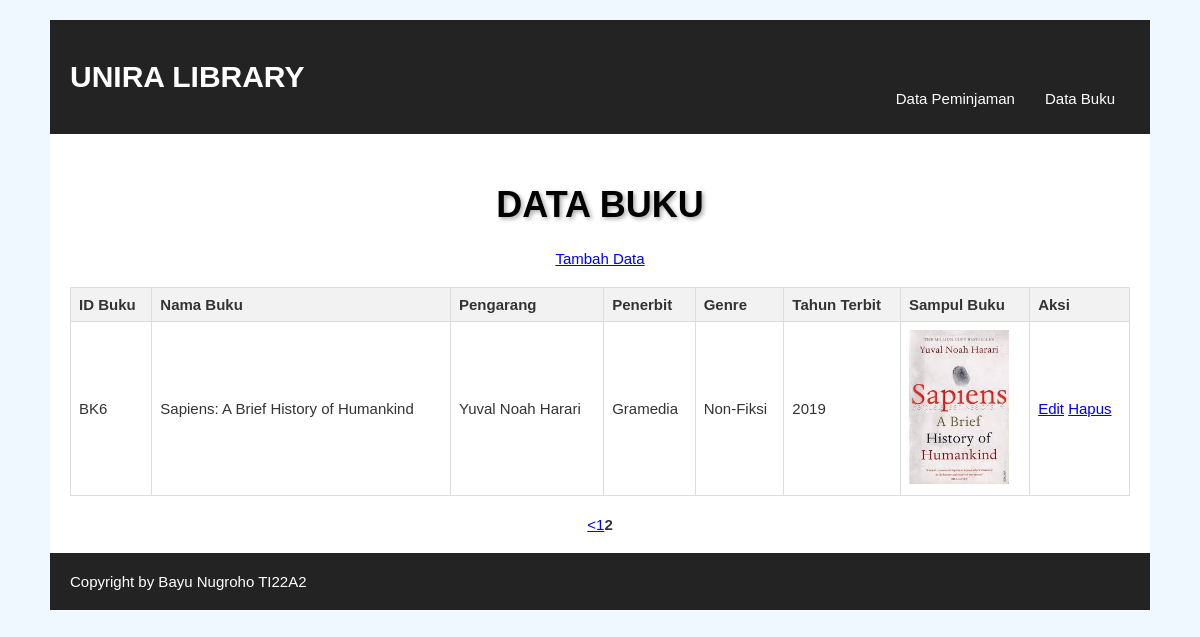
The page /buku/index/5 on the database its author committed.
### tables this page shows
CREATE TABLE `buku` (
  `id_buku` varchar(11) NOT NULL,
  `nama_buku` varchar(100) NOT NULL,
  `pengarang` varchar(100) NOT NULL,
  `penerbit` varchar(100) NOT NULL,
  `genre` varchar(20) NOT NULL,
  `tahun_terbit` int(11) NOT NULL,
  `sampul_buku` varchar(255) NOT NULL
);

### application/controllers/Buku.php (called while the page is built, shortened)
<?php
class Buku extends CI_Controller
{
    public function __construct(){
        $this->load->helper(array('url', 'form'));
        $this->load->model("m_buku");
        $this->load->library('session');
        $this->load->library('form_validation');
        $this->load->library('pagination');
        $this->load->library('upload');
    }
    public function index($page = 0){
        $config['base_url'] = base_url('buku/index');
        $config['total_rows'] = $this->m_buku->get_count();
        $config['per_page'] = 5;
        $config['uri_segment'] = 3;
        $this->pagination->initialize($config);
        $data['user'] = $this->m_buku->ambil_data($config['per_page'], $page);
        $data['links'] = $this->pagination->create_links();
        $this->load->view("v_header", $data);
        $this->load->view("v_buku", $data);
        $this->load->view("v_footer", $data);
    }
}
?>

### index.php (called while the page is built, shortened)
<?php
require_once BASEPATH.'core/CodeIgniter.php';

### application/models/M_buku.php (called while the page is built, shortened)
<?php
class M_buku extends CI_Model {
    function ambil_data($limit, $start) {
        $this->db->limit($limit, $start);
        $query = $this->db->get('buku');
        return $query->result();
    }
}
?>

### application/views/v_buku.php (the view, shortened to what this page needs)
<center>
    <h1>DATA BUKU</h1>
</center>
<center>
    <?php echo anchor('buku/tambah','Tambah Data'); ?>
</center>
<section>
            <table id="daftarBuku">
                <thead>
                    <tr>
                        <th>ID Buku</th>
                        <th>Nama Buku</th>
                        <th>Pengarang</th>
                        <th>Penerbit</th>
                        <th>Genre</th>
                        <th>Tahun Terbit</th>
                        <th>Sampul Buku</th>
                        <th>Aksi</th>
                    </tr>
                </thead>
                <tbody>
                    <?php
                    foreach($user as $u){ ?>
                    <tr>
                        <td><?php echo $u->id_buku ?></td>
                        <td><?php echo $u->nama_buku ?></td>
                        <td><?php echo $u->pengarang ?></td>
                        <td><?php echo $u->penerbit ?></td>
                        <td><?php echo $u->genre ?></td>
                        <td><?php echo $u->tahun_terbit ?></td>
                        <td>
                            <?php if ($u->sampul_buku) { ?>
                                <img src="<?php echo base_url($u->sampul_buku); ?>" alt="Sampul Buku" width="100">
                            <?php } else { ?>
                                <p>No Image</p>
                            <?php } ?>
                        </td>
                        <td>
                            <?php echo anchor('buku/edit/'.$u->id_buku, 'Edit'); ?>
                            <?php echo anchor('buku/hapus/'.$u->id_buku, 'Hapus'); ?>
                        </td>
                    </tr>
                    <?php } ?>
                    </tbody>
            </table>
            <div style="text-align: center;">
                <?php echo $links; ?>
            </div>
        </section>

### assets/css/style.css (style rules this page uses)
body { background-color: #eee; color: #333; font-family: sans-serif; font-size: 15px; }
section { padding: 20px; }
#daftarBuku { width: 100%; border-collapse: collapse; margin-bottom: 20px; }
#daftarBuku th, #daftarBuku td { border: 1px solid #ddd; padding: 8px; text-align: left; }
#daftarBuku th { background-color: #f2f2f2; }
body { font-family: 'Arial', sans-serif; background-color: #f0f8ff; margin: 0; padding: 0; }
center h1 { color: #000000; text-shadow: 2px 2px 4px #aaa; margin-top: 50px; font-size: 36px; }

### rows shown on the page
buku: id_buku "BK6", nama_buku "Sapiens: A Brief History of Humankind", pengarang "Yuval Noah Harari", penerbit "Gramedia", genre "Non-Fiksi", tahun_terbit "2019", sampul_buku (picture), id_buku "Edit", id_buku "Hapus"

### other values the page prints
anchor('buku/tambah','Tambah Data') "Tambah Data"
$links "< 1 2"
